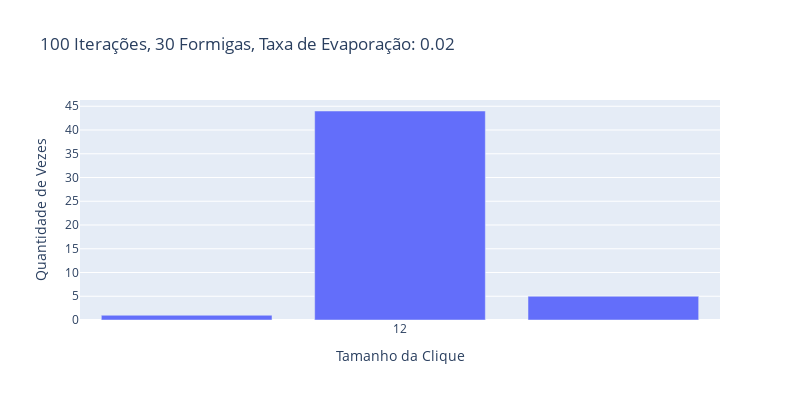

Notebook source saved alongside this figure:
### Code cell
from collections import Counter

teste = Counter(results)
print(Counter(results))
sizes = list(teste.keys())
amount = list(teste.values())


fig = px.bar(x=sizes, y=amount, width=800, height=400, title="100 Iterações, 30 Formigas, Taxa de Evaporação: 0.02")
fig.update_xaxes(title_text="Tamanho da Clique", nticks=3)
fig.update_yaxes(title_text="Quantidade de Vezes", nticks = 10)
fig.show()

print(f"Média: {np.mean(results)}")
print(f"Desvio Padrão: {np.std(results)}")

### Figure 1 — Plotly figure (JSON) as saved in the notebook; plotly's stock layout.template omitted (floating-point values rounded to 4 significant figures)
{"data": [{"alignmentgroup": "True", "hovertemplate": "x=%{x}<br>y=%{y}<extra></extra>", "legendgroup": "", "marker": {"color": "#636efa", "pattern": {"shape": ""}}, "name": "", "offsetgroup": "", "orientation": "v", "showlegend": false, "textposition": "auto", "type": "bar", "x": [12, 11, 13], "xaxis": "x", "y": [44, 1, 5], "yaxis": "y"}], "layout": {"barmode": "relative", "height": 400, "legend": {"tracegroupgap": 0}, "title": {"text": "100 Iterações, 30 Formigas, Taxa de Evaporação: 0.02"}, "width": 800, "xaxis": {"anchor": "y", "domain": [0, 1], "nticks": 3, "title": {"text": "Tamanho da Clique"}}, "yaxis": {"anchor": "x", "domain": [0, 1], "nticks": 10, "title": {"text": "Quantidade de Vezes"}}}}
